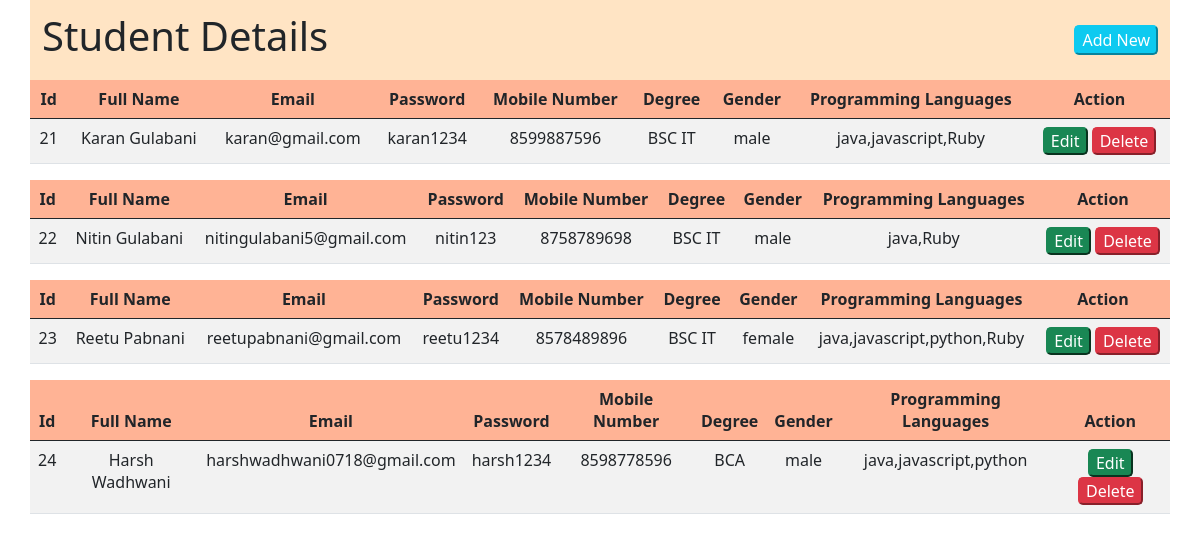
The page / on the database its author committed.
### tables this page shows
CREATE TABLE `student` (
  `id` int(10) NOT NULL,
  `full_name` varchar(50) NOT NULL,
  `email` varchar(50) NOT NULL,
  `password` varchar(18) NOT NULL,
  `mobile_number` decimal(10,0) NOT NULL,
  `degree` varchar(15) NOT NULL,
  `gender` varchar(6) NOT NULL,
  `pro_lang` varchar(100) NOT NULL
);

### conn.php (called while the page is built)
<?php
    function runQuery($query)
    {
        $conn = mysqli_connect("localhost","root","","stu_details") or die("Connection Failed");
        $result = mysqli_query($conn,$query) or die("Query can't run");
        return $result;
    }
?>

### index.php (the view, shortened to what this page needs)
<?php
    include "links.php";
    include "conn.php";
?>
<!DOCTYPE html>
<html lang="en">
<head>
</head>
<body>
    <div class="container">
        <div class="row">
            <div class="col-12 d-flex align-items-center justify-content-between table-header">
                <h1>Student Details</h1>
                <button class="add-btn btn-info text-white"><a href="add-data.php"> Add New</a></button>
            </div>
            <div class="col-12 table-body">
                <div class="table-responsive-lg">
                    <?php
                        $query = "SELECT * FROM student";
                        $result = runQuery($query);
                        if(mysqli_num_rows($result) > 0)
                        {
                            while($rows = mysqli_fetch_assoc($result))
                            {
                    ?>
                    <table class="table table-striped">
                        <thead>
                            <tr>
                                <th>Id</th>
                                <th>Full Name</th>
                                <th>Email</th>
                                <th>Password</th>
                                <th>Mobile Number</th>
                                <th>Degree</th>
                                <th>Gender</th>
                                <th>Programming Languages</th>
                                <th>Action</th>
                            </tr>
                        </thead>
                        <tbody>
                            <tr>
                                <td><?php echo $rows['id'];?></td>
                                <td><?php echo $rows['full_name'];?></td>
                                <td><?php echo $rows['email'];?></td>
                                <td><?php echo $rows['password'];?></td>
                                <td><?php echo $rows['mobile_number'];?></td>
                                <td><?php echo $rows['degree'];?></td>
                                <td><?php echo $rows['gender'];?></td>
                                <td><?php echo $rows['pro_lang'];?></td>
                                <td>
                                    <Button class="btn-success"><a href="edit-data.php?id=<?php echo $rows['id']?>">Edit</a></Button>
                                    <Button class="btn-danger"><a href="delete-data.php?id=<?php echo $rows['id']?>">Delete</a></Button>
                                </td>
                            </tr>
                            </tbody>
                            <?php
                                    }
                                 }
                                 else
                                 {
                                     echo "<h2>Record Not Found</h2>";
                                 }
                            ?>
                     </table>
                </div>
            </div>
        </div>
    </div>
</body>
</html>

### links.php (shortened to what this page needs)
<link rel="stylesheet" href="https://cdn.jsdelivr.net/npm/bootstrap@5.0.0-beta3/dist/css/bootstrap.min.css">
<link rel="stylesheet" href="style.css?v=<?php echo time(); ?>">

### style.css (style rules this page uses)
* { font-size: 1rem; }
.table-header { background-color: bisque; height: 80px; width: 100%; margin: auto; text-align: center; }
thead { background-color: rgb(255, 179, 149); text-align: center; }
.table-body { padding: 0; }
td, th { text-align: center; }
button { border-radius: 5px; }
a { text-decoration: none; color: white; }

### rows shown on the page
student: id "21", full_name "Karan Gulabani", email "karan@gmail.com", password "karan1234", mobile_number "8599887596", degree "BSC IT", gender "male", pro_lang "java,javascript,Ruby"
student: id "22", full_name "Nitin Gulabani", email "nitingulabani5@gmail.com", password "nitin123", mobile_number "8758789698", degree "BSC IT", gender "male", pro_lang "java,Ruby"
student: id "23", full_name "Reetu Pabnani", email "reetupabnani@gmail.com", password "reetu1234", mobile_number "8578489896", degree "BSC IT", gender "female", pro_lang "java,javascript,python,Ruby"
student: id "24", full_name "Harsh Wadhwani", email "harshwadhwani0718@gmail.com", password "harsh1234", mobile_number "8598778596", degree "BCA", gender "male", pro_lang "java,javascript,python"
